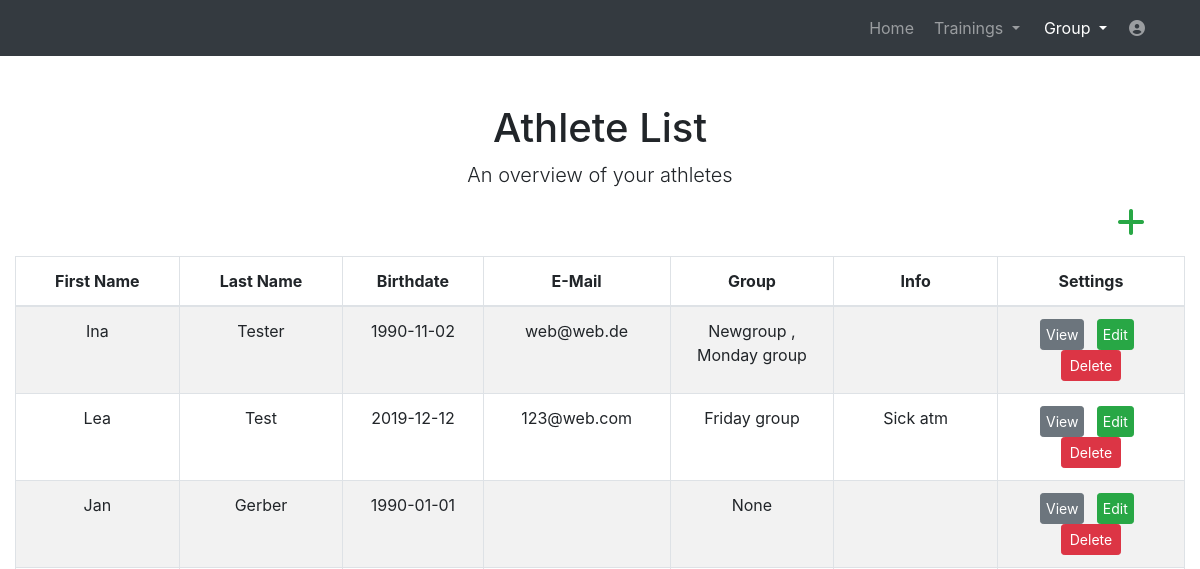
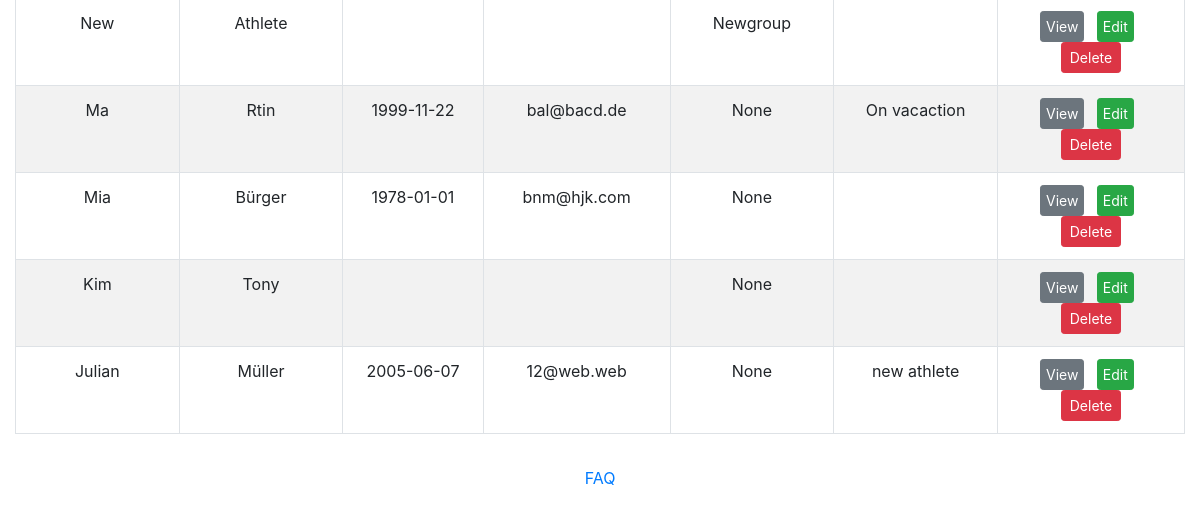
Page /website/athletes (signed in) on the earlier database version (2 pictures, top to bottom).
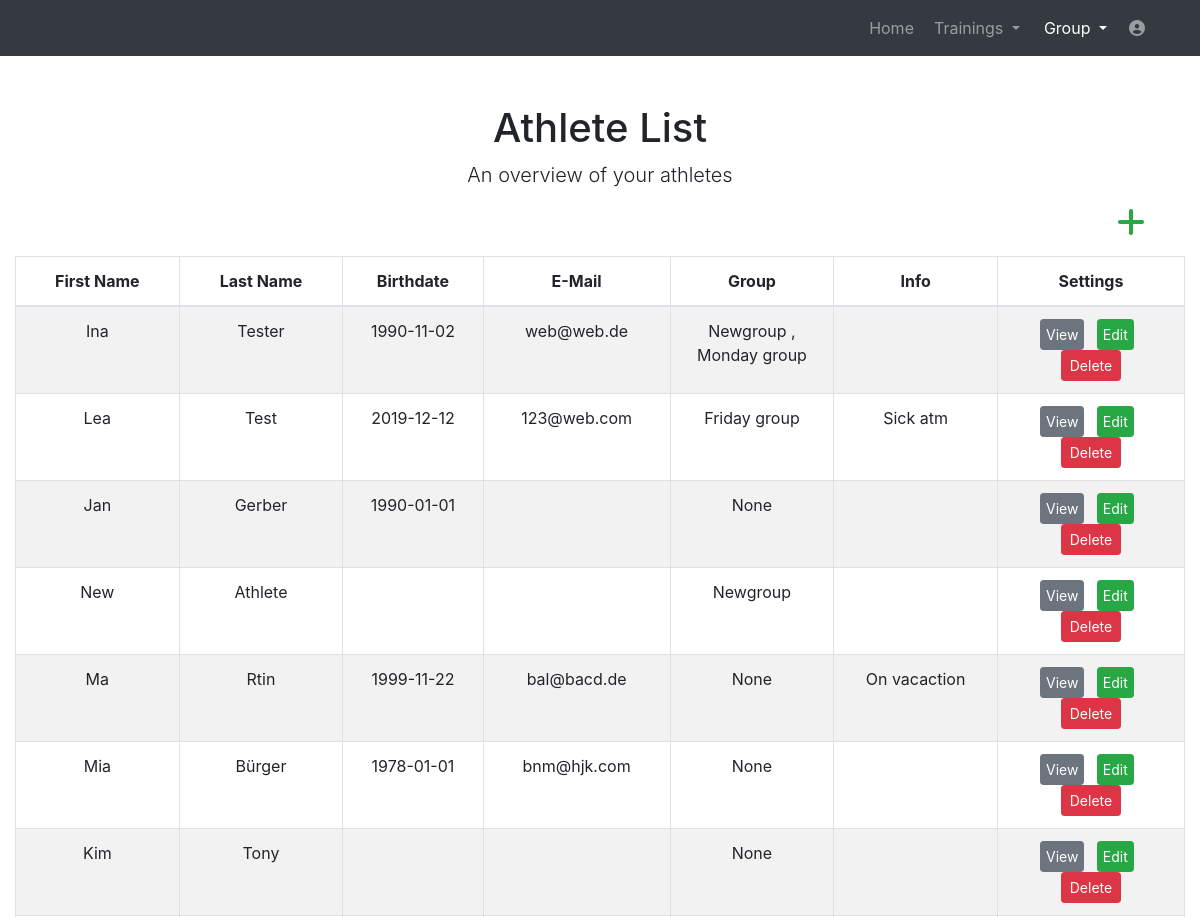
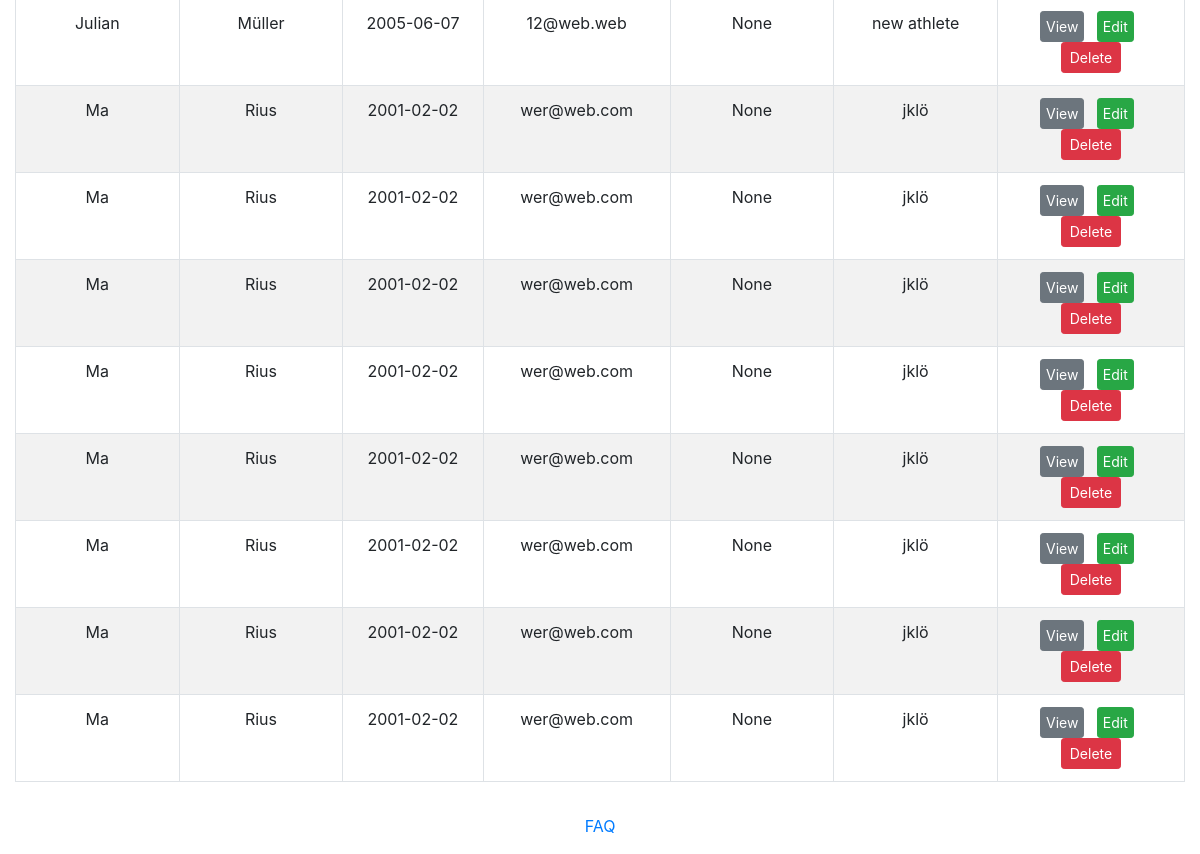
Same page on the later database version (2 pictures, top to bottom).
### website/models.py (models this page shows)
class Swimmer(models.Model):
    first_name = models.CharField(max_length=30)
    last_name = models.CharField(max_length=30)
    birthdate = models.CharField(max_length=30, null=True, default='')
    email = models.CharField(max_length=30)
    info = models.CharField(max_length=828, null=True, default='')
    user = models.ForeignKey(User, on_delete=models.CASCADE)

### website/views_loggedin.py (the view)
# urls.py: path('athletes', views_loggedin.athletes, name='athletes'),
@login_required
def athletes(request):
    user = request.user
    array = defaultdict(list)
    swimmer = Swimmer.objects.filter(user=user)
    for s in swimmer:
        if RelationsSwimGroup.objects.filter(swimmer=s, user=user).exists():
            relationgroup = RelationsSwimGroup.objects.filter(swimmer=s, user=user)
            for g in relationgroup:
                array[s.pk].append(g.group.name)
    arraydict = dict(array)  # transform defaultdict to dict
    return render(request, 'athletes.html', context={'swimmer': swimmer, 'array': arraydict})

### website/views_loggedin.py (called while the page is built)
@register.filter(name='dict_key')
def dict_key(d, k):
    return d.get(k)

### templates/athletes.html (shortened to what this page needs)
<!DOCTYPE html>
<html lang="en">
<head>
  {% load static %}
  <link href="{% static 'vendor/bootstrap/css/bootstrap.min.css' %}" rel="stylesheet">
  <link media="screen" href="{% static 'css/plan.css' %}" rel="stylesheet">
  <link href="{% static 'vendor/fontawesome-free/css/all.min.css' %}" rel="stylesheet" type="text/css">
  <link href="//netdna.bootstrapcdn.com/font-awesome/3.2.1/css/font-awesome.css" rel="stylesheet">
<body>
  <nav class="navbar navbar-expand-lg navbar-dark bg-dark static-top">
    <div class="container">
      <div class="collapse navbar-collapse" id="navbarResponsive">
        <ul class="navbar-nav ml-auto">
          <li class="nav-item ">
            <a class="nav-link" href="home">Home</a>
          </li>
		  <li class="nav-item dropdown no-arrow mx-1">
			<a class="nav-link dropdown-toggle" href="#" id="messagesDropdown" role="button" data-toggle="dropdown" aria-haspopup="true" aria-expanded="false">
					Trainings
			</a>
		  </li>
          <li class="nav-item dropdown no-arrow mx-1 active">
			<a class="nav-link dropdown-toggle" href="#" id="messagesDropdown" role="button" data-toggle="dropdown" aria-haspopup="true" aria-expanded="false">
					Group
			</a>
		  </li>
		   <li class="nav-item dropdown no-arrow">
			<a class="nav-link " href="#" id="userDropdown" role="button" data-toggle="dropdown" aria-haspopup="true" aria-expanded="false">
			  <i class="fas fa-user-circle fa-fw"></i>
			</a>
		  </li>
        </ul>
      </div>
    </div>
  </nav>
  <div class="container">
    <div class="row">
      <div class="col-lg-12 text-center">
        <h1 class="mt-5">Athlete List</h1>
        <p class="lead">An overview of your athletes</p>
      </div>
    </div>
  </div>
    <div class="container" style="max-width: 1340px;">
    {% include 'grouptable.html' %}
  </div>
    <footer class="page-footer font-small blue">
      <div class="footer-copyright text-center py-3">
        <a href="help"> FAQ</a>
      </div>
    </footer>
</body>
</html>

### templates/grouptable.html (shortened to what this page needs)
{% load static %}
    <div>
      <div >
        <div id="table" class="table-editable">
          <span class="table-add float-right mb-3 mr-2">
              <a href="{% url 'newathlete' %}" class="text-success" style="margin-right: 2.0rem !important;">
                <i class="fas fa-plus fa-2x" aria-hidden="true"></i>
              </a>
          </span>
          <table id="mytable" class="table table-bordered table-responsive-md table-striped text-center">
            <thead>
              <tr>
                <th class="text-center" style="width:14%;">First Name</th>
                <th class="text-center" style="width:14%;">Last Name</th>
                <th class="text-center" style="width:12%;">Birthdate</th>
                <th class="text-center" style="width:16%;">E-Mail</th>
                <th class="text-center" title="To assign an athlete to a group please use the 'my group' site" style="width:14%;">Group</th>
                <th class="text-center" style="width:14%;">Info</th>
                <th class="text-center" style="width:18%;">Settings</th>
              </tr>
            </thead>
            <tbody>
             {% for b in swimmer %}
              <tr>
                <td>{{ b.first_name}}</td>
                <td>{{ b.last_name }}</td>
                <td>{{ b.birthdate}}</td>
                <td>{{ b.email }}</td>
                <td>{{array|dict_key:b.pk|join:", " }}</td>
                <td>{{ b.info }}</td>
                <td>
                  <a href="{% url 'showathlete' athlete_id=b.pk %}" class="btn btn-secondary btn-rounded btn-sm my-0" style="padding-left: 3%; padding-right:3%; margin-right:5%;" >View</a>
                  <a href="{% url 'alterathlete' athlete_id=b.pk %}" class="btn btn-success btn-rounded btn-sm my-0" style="padding-left: 3%; padding-right:3%; margin-right:5%;" >Edit</a>
                  <span>
                    <a href="" class="btn btn-danger btn-rounded btn-sm my-0"  data-toggle="modal" data-target="#deleteModal{{b.pk}}" >Delete</a>
                  </span>
                </td>
              </tr>
             {% endfor %}
            </tbody>
          </table>
        </div>
      </div>
    </div>

Differences in the rows shown:
added Swimmer: first_name "Ma", last_name "Rius", birthdate "2001-02-02", email "wer@web.com", id "None", info "jklö"
added Swimmer: first_name "Ma", last_name "Rius", birthdate "2001-02-02", email "wer@web.com", id "None", info "jklö"
added Swimmer: first_name "Ma", last_name "Rius", birthdate "2001-02-02", email "wer@web.com", id "None", info "jklö"
added Swimmer: first_name "Ma", last_name "Rius", birthdate "2001-02-02", email "wer@web.com", id "None", info "jklö"
added Swimmer: first_name "Ma", last_name "Rius", birthdate "2001-02-02", email "wer@web.com", id "None", info "jklö"
added Swimmer: first_name "Ma", last_name "Rius", birthdate "2001-02-02", email "wer@web.com", id "None", info "jklö"
added Swimmer: first_name "Ma", last_name "Rius", birthdate "2001-02-02", email "wer@web.com", id "None", info "jklö"
added Swimmer: first_name "Ma", last_name "Rius", birthdate "2001-02-02", email "wer@web.com", id "None", info "jklö"
